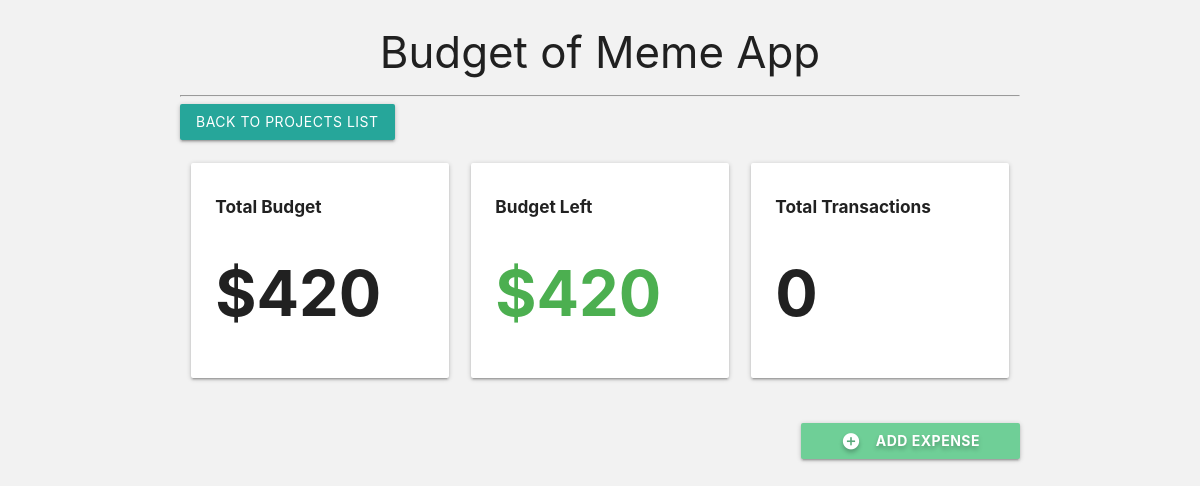
The page /meme-app on the database its author committed.
### budgetApp/models.py (models this page shows, shortened)
class Project(models.Model):
    name = models.CharField(max_length=256)
    slug = models.SlugField(max_length=100, unique=True, blank=True)
    budget = models.IntegerField()
    @property
    def budget_left(self):
        expense_list = Expense.objects.filter(project=self)
        total_expense_amount = 0
        for expense in expense_list:
            total_expense_amount += expense.amount
        return self.budget - total_expense_amount
    @property
    def total_transactions(self):
        expense_list = Expense.objects.filter(project=self)
        return len(expense_list)

### budgetApp/views.py (the view, shortened to what this page needs)
# urls.py: path('<slug:project_slug>', views.project_detail, name='detail'),
def project_detail(request, project_slug):
    project = get_object_or_404(Project, slug=project_slug)
    if request.method == 'GET':
        category_list = Category.objects.filter(project=project)
        expense_list = project.expenses.all()
        return render(request, 'budget/project-detail.html', {'project': project,
                                                              'expense_list': expense_list,
                                                              'category_list': category_list})
    elif request.method == 'DELETE':
        id = json.loads(request.body)['id']
        expense = get_object_or_404(Expense, id=id)
        expense.delete()
        return HttpResponse('')
    return HttpResponseRedirect(project_slug)

### budgetApp/templates/budget/project-detail.html (shortened to what this page needs)
{% extends 'budget/base.html' %}
{% block content %}
<div class="container">
  <h3 style='text-align: center'>Budget of {{ project.name }}</h3>
  <hr>
  <a class="btn" href="{% url 'list' %}">Back to projects list</a>
  <section class="section section-stats">
    <div class="row">
        <div class=" col s12 m12 l4">
          <div class="card-panel">
            <h6 class="bold">Total Budget</h6>
            <h1 class="bold">${{ project.budget }}</h1>
          </div>
        </div>
        <div class=" col s12 m12 l4">
          <div class="card-panel">
            <h6 class="bold">Budget Left</h6>
            {% if project.budget_left > 0 %}
              <h1 class="bold green-text">${{ project.budget_left }}</h1>
            {% elif project.budget_left == 0 %}
             <h1 class="bold orange-text">${{ project.budget_left }}</h1>
            {% else %}
              <h1 class="bold red-text">${{ project.budget_left }}</h1>
            {% endif %}
          </div>
        </div>
        <div class=" col s12 m12 l4">
          <div class="card-panel">
            <h6 class="bold">Total Transactions</h6>
            <h1 class="bold">{{ project.total_transactions }}</h1>
          </div>
        </div>
    </div>
  </section>
  <section class="section section-expenses">
    <div class="row">
      <button type="button" class="btn waves-effect right modal-trigger" href='#expenseModal'>
        <i class="material-icons white-text- left">add_circle</i> Add Expense
      </button>
    </div>
  </section>
</div>
{% endblock %}

### budgetApp/static/css/style.css (style rules this page uses)
html { font-family: 'Open Sans', sans-serif; background-color: #F2F2F2; }
.bold { font-weight: bold; }
.row { margin: 0!important; }
.section-expenses button { padding: 0px 40px; font-weight: bold; text-shadow: 0px 3px 4px rgba(0,0,0, .25); background-color: #6FCF97; }

### rows shown on the page
Project: name "Meme App", budget "420", budget_left "420", total_transactions "0"
